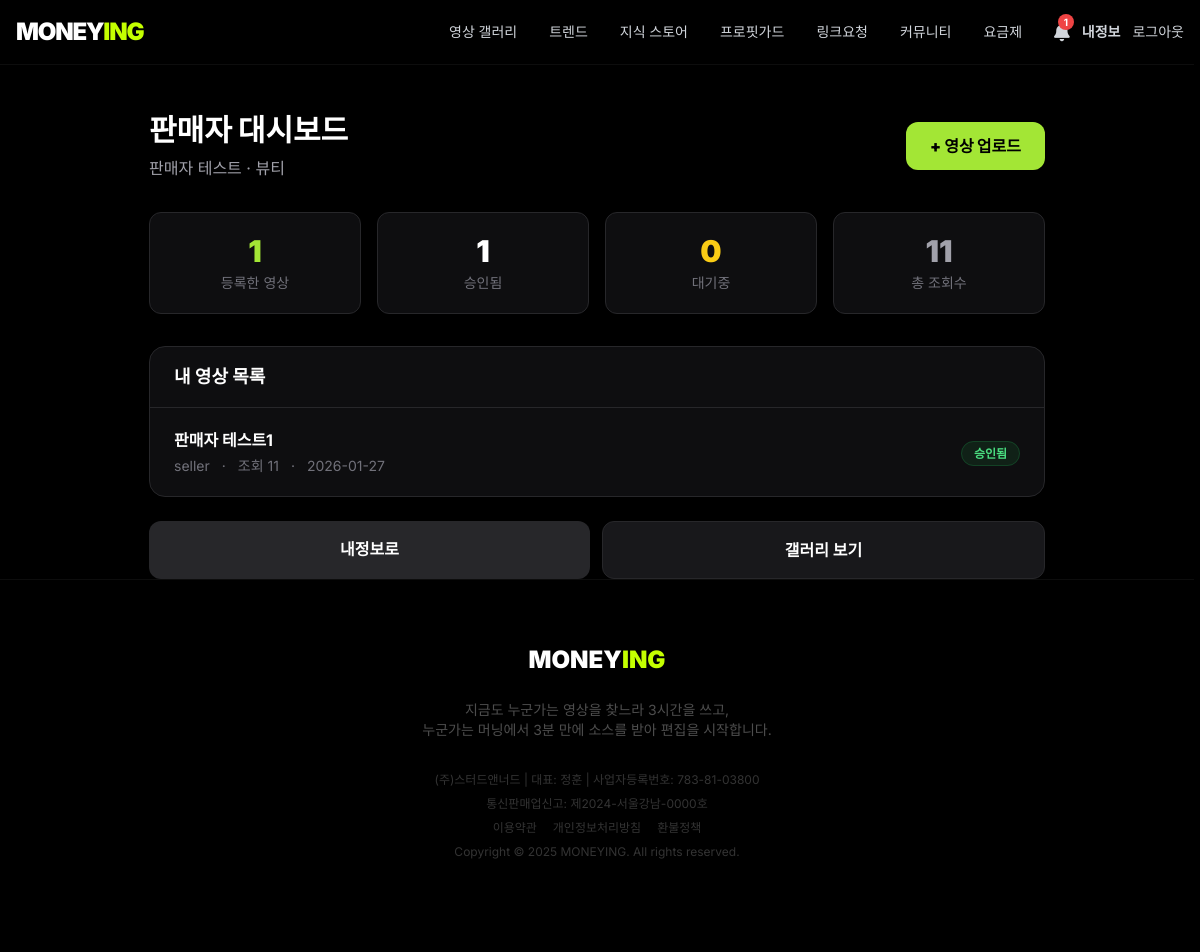
/seller/dashboard (signed in), run on the app's committed database.
### app.py (models this page shows, shortened)
class User(db.Model):
    id = db.Column(db.Integer, primary_key=True)
    email = db.Column(db.String(200), unique=True, nullable=False)
    pw_hash = db.Column(db.String(255), nullable=False)
    created_at = db.Column(db.DateTime, default=datetime.utcnow)
    free_trial_used = db.Column(db.Boolean, default=False)
    free_trial_expires = db.Column(db.DateTime, nullable=True)
    referral_code = db.Column(db.String(8), unique=True, nullable=True)
    referred_by = db.Column(db.Integer, db.ForeignKey('user.id'), nullable=True)
    login_fail_count = db.Column(db.Integer, default=0)
    locked_until = db.Column(db.DateTime, nullable=True)
    is_seller = db.Column(db.Boolean, default=False)
    seller_status = db.Column(db.String(20), default=None)  # pending, approved, rejected
    seller_company = db.Column(db.String(100), nullable=True)
    seller_category = db.Column(db.String(50), nullable=True)
    seller_intro = db.Column(db.Text, nullable=True)
    seller_applied_at = db.Column(db.DateTime, nullable=True)
    seller_approved_at = db.Column(db.DateTime, nullable=True)

class Post(db.Model):
    id = db.Column(db.Integer, primary_key=True)
    title = db.Column(db.String(200), nullable=False, default="")
    category = db.Column(db.String(50), nullable=True, default="all")
    images_json = db.Column(db.Text, nullable=True, default="[]")
    tags_json = db.Column(db.Text, nullable=True, default="[]")
    links_json = db.Column(db.Text, nullable=True, default="[]")
    coupang_link = db.Column(db.Text, nullable=True, default="")
    view_count = db.Column(db.Integer, default=0)
    is_free = db.Column(db.Boolean, default=False)
    created_at = db.Column(db.DateTime, default=datetime.utcnow)
    video_url = db.Column(db.Text, nullable=True, default="")
    video_url2 = db.Column(db.Text, nullable=True, default="")
    video_url3 = db.Column(db.Text, nullable=True, default="")
    seller_id = db.Column(db.Integer, db.ForeignKey('user.id'), nullable=True)
    status = db.Column(db.String(20), default="approved")  # pending, approved, rejected

### app.py (the view)
@app.route("/seller/dashboard")
def seller_dashboard():
    if not session.get("user_id"):
        return redirect(url_for("login"))
    user = User.query.get(session["user_id"])
    if not user or not user.is_seller:
        flash("판매자 전용 페이지입니다.")
        return redirect(url_for("my_page"))
    posts = Post.query.filter_by(seller_id=user.id).order_by(Post.created_at.desc()).all()
    return render_template("seller_dashboard.html", user=user, posts=posts)

### app.py (called while the page is built)
@app.context_processor
def inject_globals():
    return dict(
        get_nickname=get_nickname
    )

### templates/seller_dashboard.html (shortened to what this page needs)
{% extends "base.html" %}
{% block content %}
<div class="max-w-4xl mx-auto">
  <div class="flex items-center justify-between mb-8">
    <div>
      <h1 class="text-3xl font-black">판매자 대시보드</h1>
      <p class="text-zinc-400 mt-2">{{ user.seller_company }} · {{ user.seller_category }}</p>
    </div>
    <a href="/seller/upload" class="bg-[#a3e635] text-black font-black px-6 py-3 rounded-xl hover:bg-white transition">
      + 영상 업로드
    </a>
  </div>
  <div class="grid grid-cols-2 md:grid-cols-4 gap-4 mb-8">
    <div class="bg-zinc-900/60 border border-zinc-800 rounded-xl p-5 text-center">
      <div class="text-3xl font-black text-[#a3e635]">{{ posts|length }}</div>
      <div class="text-zinc-500 text-sm mt-1">등록한 영상</div>
    </div>
    <div class="bg-zinc-900/60 border border-zinc-800 rounded-xl p-5 text-center">
      <div class="text-3xl font-black text-white">{{ posts|selectattr('status', 'equalto', 'approved')|list|length }}</div>
      <div class="text-zinc-500 text-sm mt-1">승인됨</div>
    </div>
    <div class="bg-zinc-900/60 border border-zinc-800 rounded-xl p-5 text-center">
      <div class="text-3xl font-black text-yellow-400">{{ posts|selectattr('status', 'equalto', 'pending')|list|length }}</div>
      <div class="text-zinc-500 text-sm mt-1">대기중</div>
    </div>
    <div class="bg-zinc-900/60 border border-zinc-800 rounded-xl p-5 text-center">
      <div class="text-3xl font-black text-zinc-400">{{ posts|map(attribute='view_count')|sum }}</div>
      <div class="text-zinc-500 text-sm mt-1">총 조회수</div>
    </div>
  </div>
  <div class="bg-zinc-900/60 border border-zinc-800 rounded-2xl overflow-hidden">
    <div class="px-6 py-4 border-b border-zinc-800 flex items-center justify-between">
      <h2 class="font-bold text-lg">내 영상 목록</h2>
    </div>
    {% if posts|length == 0 %}
      <div class="p-10 text-center">
        <div class="text-4xl mb-4">📹</div>
        <div class="text-zinc-500 font-bold mb-2">아직 등록한 영상이 없습니다</div>
        <p class="text-zinc-600 text-sm mb-6">첫 번째 영상을 업로드해보세요!</p>
        <a href="/seller/upload" class="inline-block bg-[#a3e635] text-black font-bold px-6 py-3 rounded-lg hover:bg-white transition">
          영상 업로드하기
        </a>
      </div>
    {% else %}
      <div class="divide-y divide-zinc-800/70">
        {% for post in posts %}
          <div class="px-6 py-5 hover:bg-zinc-800/30 transition">
            <div class="flex items-center justify-between gap-4">
              <div class="min-w-0 flex-1">
                <div class="font-bold truncate mb-1">{{ post.title }}</div>
                <div class="flex items-center gap-3 text-zinc-500 text-sm">
                  <span>{{ post.category }}</span>
                  <span>·</span>
                  <span>조회 {{ post.view_count or 0 }}</span>
                  <span>·</span>
                  <span>{{ post.created_at.strftime('%Y-%m-%d') }}</span>
                </div>
              </div>
              <div class="shrink-0">
                {% if post.status == 'approved' %}
                  <span class="px-3 py-1 rounded-full bg-green-500/10 text-green-400 border border-green-500/20 text-xs font-bold">승인됨</span>
                {% elif post.status == 'pending' %}
                  <span class="px-3 py-1 rounded-full bg-yellow-500/10 text-yellow-400 border border-yellow-500/20 text-xs font-bold">대기중</span>
                {% else %}
                  <span class="px-3 py-1 rounded-full bg-red-500/10 text-red-400 border border-red-500/20 text-xs font-bold">거절됨</span>
                {% endif %}
              </div>
            </div>
          </div>
        {% endfor %}
      </div>
    {% endif %}
  </div>
  <div class="mt-6 flex gap-3">
    <a href="/my" class="flex-1 bg-zinc-800 hover:bg-zinc-700 text-white font-bold py-4 rounded-xl text-center transition">내정보로</a>
    <a href="/gallery" class="flex-1 bg-zinc-900 border border-zinc-800 hover:bg-zinc-800 text-white font-bold py-4 rounded-xl text-center transition">갤러리 보기</a>
  </div>
</div>
{% endblock %}

### templates/base.html (style rules this page uses)
:root { --lime: #c4ff00; }
body { font-family: 'Inter', 'Noto Sans KR', sans-serif; background-color: #000; color: #fff; -webkit-font-smoothing: antialiased; }
html { scrollbar-gutter: stable; }
body { overflow-y: scroll; }

### data on the page
User: seller_company "판매자 테스트", seller_category "뷰티"
Post: title "판매자 테스트1", category "seller", view_count "11", created_at "2026-01-27", status "승인됨"

### other printed values
{{ posts|length }} "1"
{{ posts|selectattr('status', 'equalto', 'approved')|list|length }} "1"
{{ posts|selectattr('status', 'equalto', 'pending')|list|length }} "0"
{{ posts|map(attribute='view_count')|sum }} "11"
